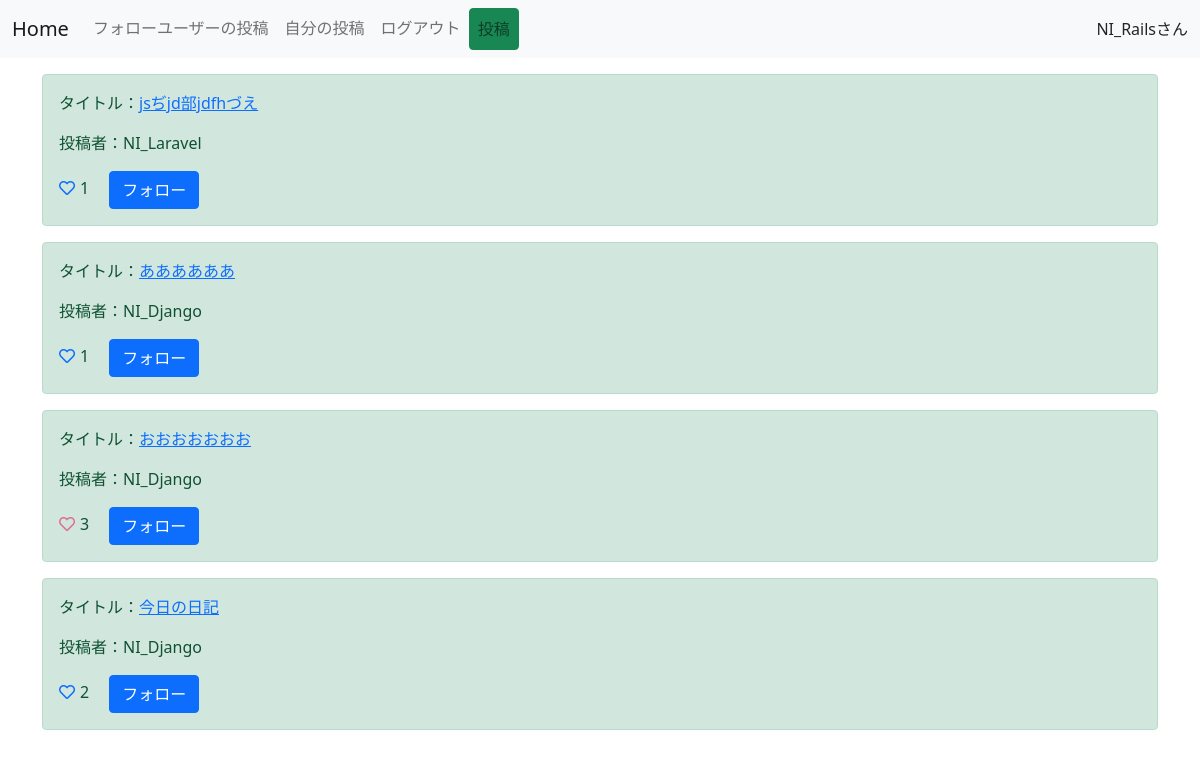
Screenshot of / (signed in) with the database file from the repository.
### snsapp/models.py (models this page shows, shortened)
class Post(models.Model):
   title = models.CharField(max_length=100)
   content = models.TextField()
   user = models.ForeignKey(User, on_delete=models.CASCADE)
   like = models.ManyToManyField(User, related_name='related_post', blank=True)
   created_at = models.DateTimeField(auto_now_add=True)
   class Meta:
       ordering = ["-created_at"]

### snsapp/views.py (the view)
# urls.py: path('', Home.as_view(), name='home'),             #追加
class Home(LoginRequiredMixin, ListView):
   model = Post
   template_name = 'list.html'
   def get_queryset(self):
       return Post.objects.exclude(user=self.request.user)

### templates/list.html
{% extends 'base.html' %}
{% load static %}
{% block customcss %}
    <link rel="stylesheet" href="{% static 'style.css' %}">
{% endblock customcss %}
{% block content %}
<div class="container mt-3">
   {% for item in object_list %}
   <div class="alert alert-success" role="alert">
      <p>タイトル：<a href="{% url 'detail' item.pk %}">{{item.title}}</a></p>
      <p>投稿者：{{item.user.username}}</p>
      {% if request.user in item.like.all %}
      <a href="{% url 'like-home' item.pk %}" class="like-btn add-color" tabindex="-1" role="button" aria-disabled="true"><i class="far fa-heart"></i></a>{{item.like.count}}
      {% else %}
      <a href="{% url 'like-home' item.pk %}" class="like-btn" tabindex="-1" role="button" aria-disabled="true"><i class="far fa-heart"></i></a>{{item.like.count}}
      {% endif %}
      {% if item.user in connection.0.following.all %}
      <a href="{% url 'follow-home' item.pk %}" class="btn btn-danger ms-3" tabindex="-1" role="button" aria-disabled="true">フォロー解除</a>
      {% else %}
      <a href="{% url 'follow-home' item.pk %}" class="btn btn-primary ms-3" tabindex="-1" role="button" aria-disabled="true">フォロー</a>
      {% endif %}
   </div>
   {% endfor %}
</div>
{% endblock content %}

### templates/base.html (shortened to what this page needs)
{% load static %}
<!doctype html>
<html lang="ja">
  <head>
    <link href="https://cdn.jsdelivr.net/npm/bootstrap@5.0.0-beta3/dist/css/bootstrap.min.css" rel="stylesheet">
    <link rel="stylesheet" href="https://use.fontawesome.com/releases/v5.15.1/css/all.css">
    {% block customcss %}
    {% endblock customcss %}
  </head>
  <body>
    <nav class="navbar navbar-expand-lg navbar-light bg-light mb-3">
        <div class="container-fluid">
          <a class="navbar-brand" href="{% url 'home' %}">Home</a>
          <div class="collapse navbar-collapse" id="navbarNavAltMarkup">
            <div class="navbar-nav">
              <a class="nav-link" href="{% url 'follow-list' %}">フォローユーザーの投稿</a>
              <a class="nav-link" href="{% url 'mypost' %}">自分の投稿</a>
              <a class="nav-link" href="/accounts/logout/">ログアウト</a>
              <a class="nav-link btn btn-success" href="{% url 'create' %}" role="button">投稿</a>
            </div>
          </div>
          <div>
            {{request.user.username}}さん
          </div>
        </div>
      </nav>
      {% block content %}
      {% endblock content %}
  </body>
</html>

### static/style.css (style rules this page uses)
.like-btn { display: inline-block; margin-right: 5px; }
.add-color { color:palevioletred; }

### rows the page displays
Post: title "jsぢjd部jdfhづえ", user.username "NI_Laravel", like.count "1", shows "フォロー"
Post: title "ああああああ", user.username "NI_Django", like.count "1", shows "フォロー"
Post: title "おおおおおおお", user.username "NI_Django", like.count "3", shows "フォロー"
Post: title "今日の日記", user.username "NI_Django", like.count "2", shows "フォロー"

### other values shown
{{ request.user.username }} "NI_Rails"
